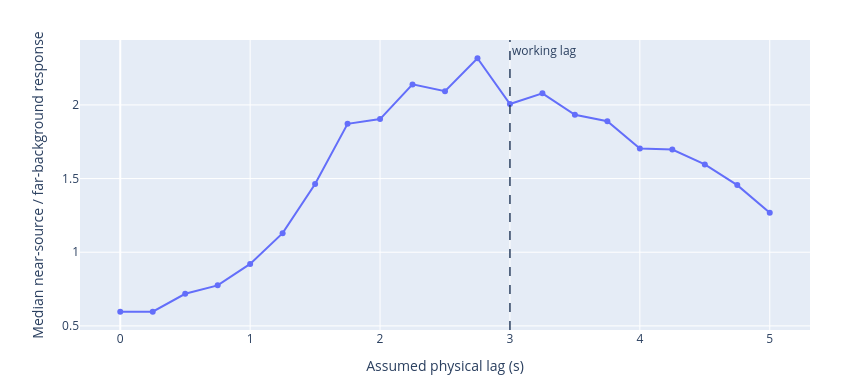

Write notebook code for a chart like this one.
### Code cell
def spatial_contrast(lag_s):
    near, far = [], []
    for row in scan_rows:
        if row['time_s'] is None:
            continue
        pose = interpolate_pose(row['time_s']-lag_s)
        if pose is None or not (HEIGHT_BAND_CM[0] <= abs(pose['z']) <= HEIGHT_BAND_CM[1]):
            continue
        distance = abs(pose['x']-SOURCE_X_CM)
        if distance < 3:
            near.append(row['response'])
        elif distance >= 8:
            far.append(row['response'])
    if len(near) < 5 or len(far) < 5:
        return None
    return statistics.median(near)/statistics.median(far), statistics.median(near), statistics.median(far)

lag_points = []
for step in range(21):
    lag = step*0.25
    result = spatial_contrast(lag)
    if result:
        lag_points.append((lag, *result))

working = spatial_contrast(RESPONSE_LAG_S)
uncorrected = spatial_contrast(0.0)
best = max(lag_points, key=lambda point: point[1])

contrast_figure = go.Figure(go.Scatter(
    x=[point[0] for point in lag_points], y=[point[1] for point in lag_points],
    mode='lines+markers', marker=dict(size=6),
    hovertemplate='lag %{x:.2f} s<br>near/far %{y:.2f}×<extra></extra>',
))
contrast_figure.add_vline(x=RESPONSE_LAG_S, line_dash='dash', line_width=1.5, annotation_text='working lag')
contrast_figure.update_xaxes(title='Assumed physical lag (s)')
contrast_figure.update_yaxes(title='Median near-source / far-background response')
contrast_figure.update_layout(height=390, width=850, showlegend=False, margin=dict(l=80, r=40, t=40, b=60))
contrast_figure.show()

heights = [row['height'] for row in corrected]
display(Markdown(f"""**Pilot result.** Without correction, near-source response was only **{uncorrected[0]:.2f}×** far background. With the independent 3.0 s correction it became **{working[0]:.2f}×** ({working[1]:.3f}% versus {working[2]:.3f}% median RMS change). The diagnostic maximum occurred near **{best[0]:.2f} s**, which supports—but does not independently prove—the earlier lag estimate.

Height after QC had median **{statistics.median(heights):.2f} cm**. This is promising first spatial evidence, but a matched blank raster and recorded source endpoints are still required before claiming accurate line recovery."""))

### Figure 1 — Plotly figure (JSON) as saved in the notebook; plotly's stock layout.template omitted (floating-point values rounded to 4 significant figures)
{"data": [{"hovertemplate": "lag %{x:.2f} s<br>near/far %{y:.2f}×<extra></extra>", "marker": {"size": 6}, "mode": "lines+markers", "type": "scatter", "x": [0, 0.25, 0.5, 0.75, 1, 1.25, 1.5, 1.75, 2, 2.25, 2.5, 2.75, 3, 3.25, 3.5, 3.75, 4, 4.25, 4.5, 4.75, 5], "y": [0.5959, 0.5959, 0.7177, 0.775, 0.9204, 1.129, 1.464, 1.871, 1.904, 2.139, 2.093, 2.317, 2.006, 2.079, 1.933, 1.889, 1.704, 1.697, 1.596, 1.456, 1.267]}], "layout": {"annotations": [{"showarrow": false, "text": "working lag", "x": 3, "xanchor": "left", "xref": "x", "y": 1, "yanchor": "top", "yref": "y domain"}], "height": 390, "margin": {"b": 60, "l": 80, "r": 40, "t": 40}, "shapes": [{"line": {"dash": "dash", "width": 1.5}, "type": "line", "x0": 3, "x1": 3, "xref": "x", "y0": 0, "y1": 1, "yref": "y domain"}], "showlegend": false, "width": 850, "xaxis": {"title": {"text": "Assumed physical lag (s)"}}, "yaxis": {"title": {"text": "Median near-source / far-background response"}}}}
